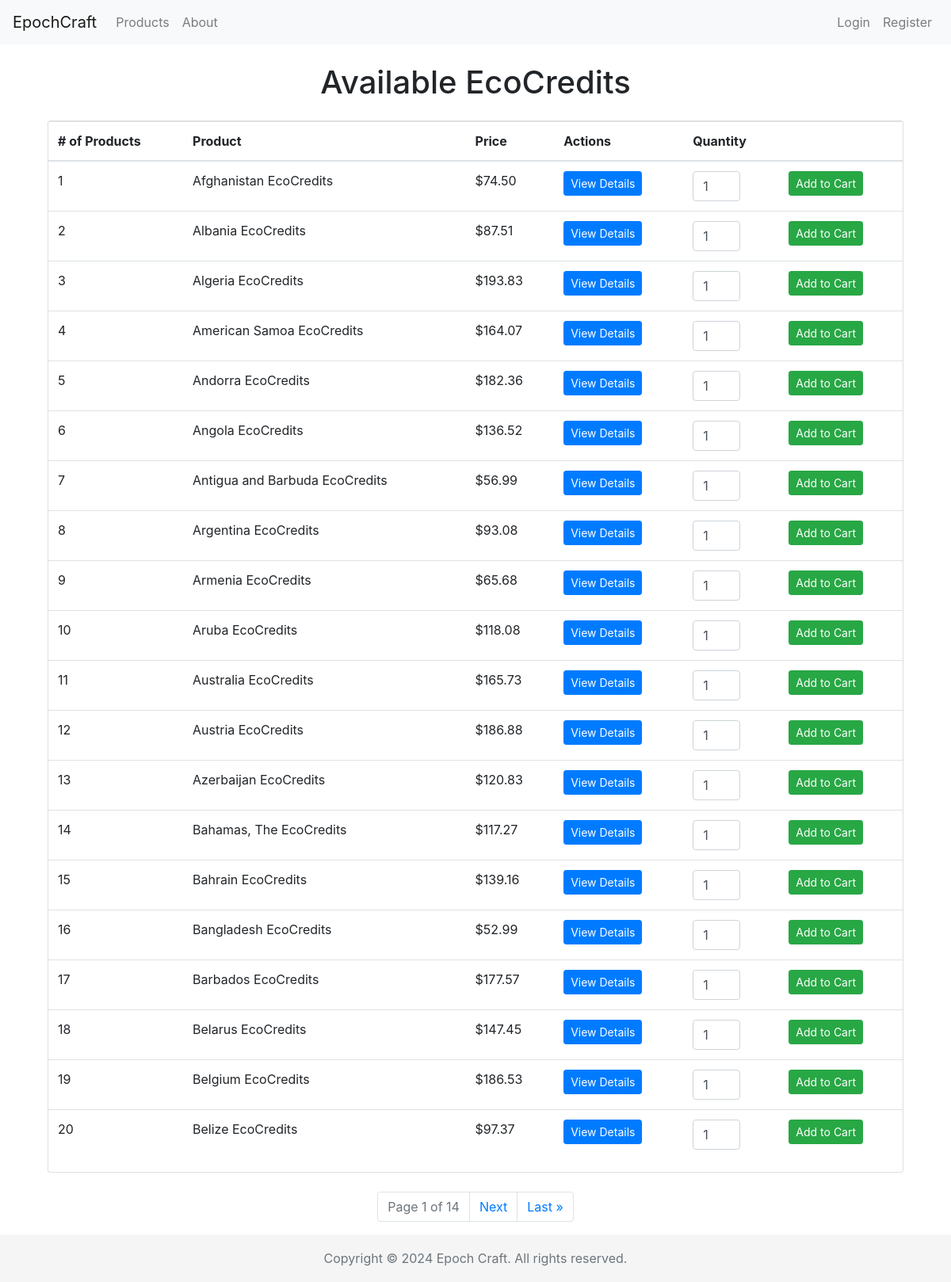
Screenshot of /products/ with the database file from the repository.
### cc_shop/models.py (models this page shows, shortened)
class Product(models.Model):
    country = models.ForeignKey(Country, on_delete=models.CASCADE, related_name='products')
    description = models.TextField()
    price = models.DecimalField(max_digits=10, decimal_places=2)
    type = models.CharField(max_length=50)   # Types could be like "Carbon Offset", "Renewable Energy Credit", etc

class Country(models.Model):
    country_code = models.CharField(max_length=3, primary_key=True)
    country_name = models.CharField(max_length=100)
    def __str__(self):
        return self.country_name

### cc_shop/views.py (the view)
# urls.py: path('products/', views.list_products, name='list_products'),
def list_products(request):
    query = request.GET.get('query', '').lower()
    if query:
        if 'ecocredits' in query:
            products = Product.objects.all().order_by('id')
        else:
            products = Product.objects.filter(country__country_name__icontains=query).order_by('id')  # Added ordering
    else:
        products = Product.objects.all().order_by('id')
    paginator = Paginator(products, 20)   # Show 20 products per page
    page_number = request.GET.get('page')
    try:
        products_page_obj = paginator.page(page_number)
    except PageNotAnInteger:
        products_page_obj = paginator.page(1)
    except EmptyPage:
        products_page_obj = paginator.page(paginator.num_pages)
    start_index = (products_page_obj.number - 1) * paginator.per_page + 1
    return render(request, 'list_products.html', {'products_page_obj': products_page_obj, 'start_index': start_index})

### cc_shop/templates/list_products.html (shortened to what this page needs)
{% extends 'base.html' %}
{% block content %}
<div class="container mt-4">
    <h1 class="text-center mb-4">Available EcoCredits</h1>
    <div class="card">
        <table class="table table-hover">
            <thead>
                <tr>
                    <th># of Products</th>
                    <th>Product</th>
                    <th>Price</th>
                    <th>Actions</th>
                    <th>Quantity</th>
                    <th></th>
                </tr>
            </thead>
            <tbody>
                {% for product in products_page_obj %}
                <tr>
                    <td>{{ start_index|add:forloop.counter0 }}</td>
                    <td>{{ product.country }} EcoCredits</td>
                    <td>${{ product.price }}</td>
                    <td><a href="{% url 'product_detail' product.id %}" class="btn btn-primary btn-sm" id="view-button">View Details</a></td>
                    <td>
                        <input type="number" name="quantity" value="1" min="1" max="99" class="form-control" style="width: 60px;">
                    </td>
                    <td>
                        <form action="{% url 'add_to_cart' product.id %}" method="post" class="d-inline">
                            <button type="submit" class="btn btn-success btn-sm">Add to Cart</button>
                        </form>
                    </td>
                </tr>
                {% empty %}
                <tr><td colspan="4">No products found.</td></tr>
                {% endfor %}
            </tbody>
        </table>
    </div>
    <div class="row justify-content-center mt-4">
        <nav aria-label="Page navigation">
            <ul class="pagination">
                <li class="page-item disabled"><a class="page-link" href="#">Page {{ products_page_obj.number }} of {{ products_page_obj.paginator.num_pages }}</a></li>
                {% if products_page_obj.has_next %}
                    <li class="page-item"><a class="page-link" href="?page={{ products_page_obj.next_page_number }}">Next</a></li>
                    <li class="page-item"><a class="page-link" href="?page={{ products_page_obj.paginator.num_pages }}">Last &raquo;</a></li>
                {% endif %}
            </ul>
        </nav>
    </div>
</div>
{% endblock %}

### cc_shop/templates/base.html (shortened to what this page needs)
<!DOCTYPE html>
<html lang="en">
<head>
    <link href="https://stackpath.bootstrapcdn.com/bootstrap/4.5.2/css/bootstrap.min.css" rel="stylesheet">
    <link href="https://cdnjs.cloudflare.com/ajax/libs/font-awesome/5.15.1/css/all.min.css" rel="stylesheet">
</head>
<body>
    <nav class="navbar navbar-expand-lg navbar-light bg-light">
        <a class="navbar-brand" href="{% url 'home' %}">EpochCraft</a>
        <div class="collapse navbar-collapse" id="navbarNav">
            <ul class="navbar-nav mr-auto">
                <li class="nav-item">
                    <a class="nav-link" href="{% url 'list_products' %}">Products</a>
                </li>
                <li class="nav-item">
                    <a class="nav-link" href="{% url 'about' %}">About</a>
                </li>
            </ul>
            <ul class="navbar-nav">
                {% if user.is_authenticated %}
                    <li class="nav-item">
                        <a class="nav-link" href="{% url 'dashboard' %}">Dashboard</a>
                    </li>
                    <li class="nav-item">
                        <a class="nav-link" href="{% url 'cart_detail' %}">
                            <i class="fas fa-shopping-cart"></i> Cart
                        </a>
                    </li>
                    <li class="nav-item">
                        <a class="nav-link" href="{% url 'logout' %}">Logout</a>
                    </li>
                {% else %}
                    <li class="nav-item">
                        <a class="nav-link" href="{% url 'login' %}">Login</a>
                    </li>
                    <li class="nav-item">
                        <a class="nav-link" href="{% url 'register' %}">Register</a>
                    </li>
                {% endif %}
            </ul>
        </div>
    </nav>
    <div class="container">
        {% block content %}{% endblock %}
    </div>
    <footer class="footer">
        <div class="container text-center">
            <span class="text-muted">Copyright &copy; {% now "Y" %} Epoch Craft. All rights reserved.</span>
        </div>
    </footer>
</body>
</html>

### cc_shop/templates/base.html (style rules this page uses)
html { position: relative; min-height: 100%; }
body { margin-bottom: 60px; }
.footer { position: absolute; bottom: 0; width: 100%; height: 60px; line-height: 60px; background-color: #f5f5f5; }

### rows the page displays
Product: counter0 "1", country "Afghanistan", price "74.50"
Product: counter0 "2", country "Albania", price "87.51"
Product: counter0 "3", country "Algeria", price "193.83"
Product: counter0 "4", country "American Samoa", price "164.07"
Product: counter0 "5", country "Andorra", price "182.36"
Product: counter0 "6", country "Angola", price "136.52"
Product: counter0 "7", country "Antigua and Barbuda", price "56.99"
Product: counter0 "8", country "Argentina", price "93.08"
Product: counter0 "9", country "Armenia", price "65.68"
Product: counter0 "10", country "Aruba", price "118.08"
Product: counter0 "11", country "Australia", price "165.73"
Product: counter0 "12", country "Austria", price "186.88"
Product: counter0 "13", country "Azerbaijan", price "120.83"
Product: counter0 "14", country "Bahamas, The", price "117.27"
Product: counter0 "15", country "Bahrain", price "139.16"
Product: counter0 "16", country "Bangladesh", price "52.99"
Product: counter0 "17", country "Barbados", price "177.57"
Product: counter0 "18", country "Belarus", price "147.45"
Product: counter0 "19", country "Belgium", price "186.53"
Product: counter0 "20", country "Belize", price "97.37"

### other values shown
{{ products_page_obj.number }} "1"
{{ products_page_obj.paginator.num_pages }} "14"
